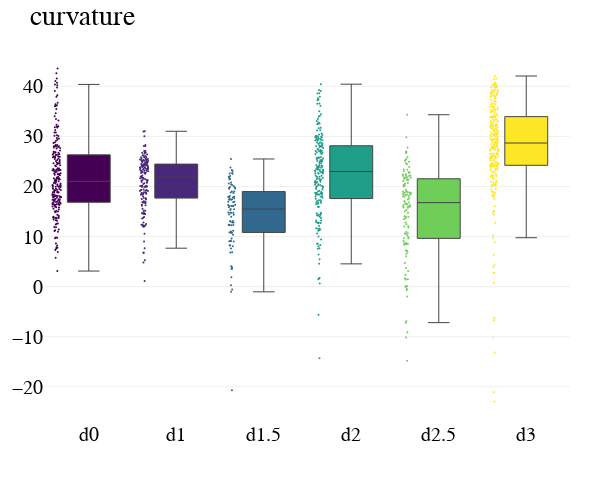

Notebook code for this chart:
### Code cell
import plotly
import plotly.graph_objects as go
xx = x_curvature.copy()
x_data = ['d0','d1','d1.5','d2','d2.5','d3']
y_data = []
for i in range(len(unique_times)):
    tmp_idx = np.where(times==unique_times[i])[0]
    y_data.append(xx[tmp_idx])
colors = list( np.array(px.colors.sequential.Viridis)[np.array([0,1,3,5,7,9])] )

fig = go.Figure()

for xd, yd, cls in zip(x_data, y_data, colors):
        fig.add_trace(go.Box(
            y=yd,
            name=xd,
            boxpoints='all',
            jitter=0.2,
            whiskerwidth=0.5,
            fillcolor=cls,
            marker={'color':cls},
            line={'color':'#444'},
            marker_size=2,
            line_width=1)
        )

fig.update_layout(
    title="curvature",
    yaxis=dict(
        autorange=True,
        showgrid=True,
        zeroline=True,
        dtick=10,
        gridcolor='rgb(240, 240, 240)',
        gridwidth=1,
        zerolinecolor='rgb(240, 240, 240)',
        zerolinewidth=1.2,
    ),
    margin=dict(
        l=40,
        r=30,
        b=80,
        t=50,
    ),
    width = 600,
    height = 500,
    font=dict(
        family="Arial",
        size=20,
        color="black"
    ),
    paper_bgcolor='rgb(255, 255, 255)',
    plot_bgcolor='rgb(255, 255, 255)',
    showlegend=False
)

fig.show()
fig.write_image("./boxplot_curvature.pdf")

### Figure 1 — Plotly figure (JSON) as saved in the notebook; plotly's stock layout.template omitted (floating-point values rounded to 4 significant figures; data arrays with more than 128 entries replaced by an {"elided": "..."} marker saying what was removed)
{"data": [{"boxpoints": "all", "fillcolor": "#440154", "jitter": 0.2, "line": {"color": "#444", "width": 1}, "marker": {"color": "#440154", "size": 2}, "name": "d0", "type": "box", "whiskerwidth": 0.5, "y": {"elided": "231 float values"}}, {"boxpoints": "all", "fillcolor": "#482878", "jitter": 0.2, "line": {"color": "#444", "width": 1}, "marker": {"color": "#482878", "size": 2}, "name": "d1", "type": "box", "whiskerwidth": 0.5, "y": {"elided": "166 float values"}}, {"boxpoints": "all", "fillcolor": "#31688e", "jitter": 0.2, "line": {"color": "#444", "width": 1}, "marker": {"color": "#31688e", "size": 2}, "name": "d1.5", "type": "box", "whiskerwidth": 0.5, "y": [-1.043, 3.559, 8.218, 11.17, -20.68, 17.37, 12.83, 16.14, 3.558, -0.5712, 13.0, 16.94, 10.83, 12.23, 16.12, 18.81, 10.81, 16.09, 19.92, 23.08, 16.84, 15.31, 10.74, 21.73, 17.66, 13.96, 21.97, 7.606, 13.08, 23.78, 12.33, 17.85, 21.47, 8.039, 9.0, 21.46, 18.97, 10.83, 15.49, 14.43, 18.11, 16.93, 9.072, 18.71, 20.58, 8.272, 12.31, 17.97, 23.28, 12.33, 17.36, 19.71, 12.8, 15.85, 9.176, 16.28, 10.99, 14.78, 17.46, 14.76, 22.61, 22.11, 22.71, 22.57, 19.58, 9.61, 14.74, 16.33, 25.49, 0.2834, 19.0, 13.05, 17.82, 19.73, 16.06, 17.93, 14.33, 17.48, 6.838, 14.74, 4.091, 20.82, 20.37, 19.57, 10.37, 9.047, 20.02, 6.83, 20.23, 15.44, 1.884, 12.34, 3.865]}, {"boxpoints": "all", "fillcolor": "#1f9e89", "jitter": 0.2, "line": {"color": "#444", "width": 1}, "marker": {"color": "#1f9e89", "size": 2}, "name": "d2", "type": "box", "whiskerwidth": 0.5, "y": {"elided": "211 float values"}}, {"boxpoints": "all", "fillcolor": "#6ece58", "jitter": 0.2, "line": {"color": "#444", "width": 1}, "marker": {"color": "#6ece58", "size": 2}, "name": "d2.5", "type": "box", "whiskerwidth": 0.5, "y": [1.637, -9.127, 3.717, 1.438, -10.18, -14.79, 0.1166, 2.392, 22.8, 10.67, 22.47, 16.04, 8.684, 21.24, 17.12, 7.232, 16.43, 8.439, 18.99, 16.76, -1.966, 21.82, 20.23, 14.07, 0.06326, 11.98, 34.33, 9.931, 13.5, 13.91, 15.33, 25.88, 16.05, 21.07, 20.28, 18.9, 18.72, 24.94, 16.51, 25.47, 16.33, 18.29, 23.88, 22.76, 27.79, 22.39, 21.44, 18.6, 21.54, 21.7, 21.77, 20.57, 18.11, 18.62, 14.77, 1.468, 22.18, 6.941, 24.65, 15.8, 20.0, 18.72, 22.13, 21.35, 23.36, 18.79, 23.39, 24.46, 13.95, 22.15, 29.84, 20.23, 22.82, 26.86, 25.14, 17.66, 15.05, 19.29, 18.96, 17.42, 21.76, 26.68, 22.08, 16.25, 23.03, 18.37, 15.76, -0.4757, 20.71, 18.36, 10.6, 18.37, 8.552, 16.78, 17.99, 12.47, 8.496, 6.045, 25.31, 8.721, 18.02, 27.01, -0.7397, 7.166, 11.79, 13.67, 10.92, 9.123, 10.49, 15.96, 9.655, 12.04, 8.344, 12.79, 9.634, -0.08182, -6.929, 6.562, 4.72, -7.198, 10.22, 3.105]}, {"boxpoints": "all", "fillcolor": "#fde725", "jitter": 0.2, "line": {"color": "#444", "width": 1}, "marker": {"color": "#fde725", "size": 2}, "name": "d3", "type": "box", "whiskerwidth": 0.5, "y": {"elided": "258 float values"}}], "layout": {"font": {"color": "black", "family": "Arial", "size": 20}, "height": 500, "margin": {"b": 80, "l": 40, "r": 30, "t": 50}, "paper_bgcolor": "rgb(255, 255, 255)", "plot_bgcolor": "rgb(255, 255, 255)", "showlegend": false, "title": {"text": "curvature"}, "width": 600, "yaxis": {"autorange": true, "dtick": 10, "gridcolor": "rgb(240, 240, 240)", "gridwidth": 1, "showgrid": true, "zeroline": true, "zerolinecolor": "rgb(240, 240, 240)", "zerolinewidth": 1.2}}}
